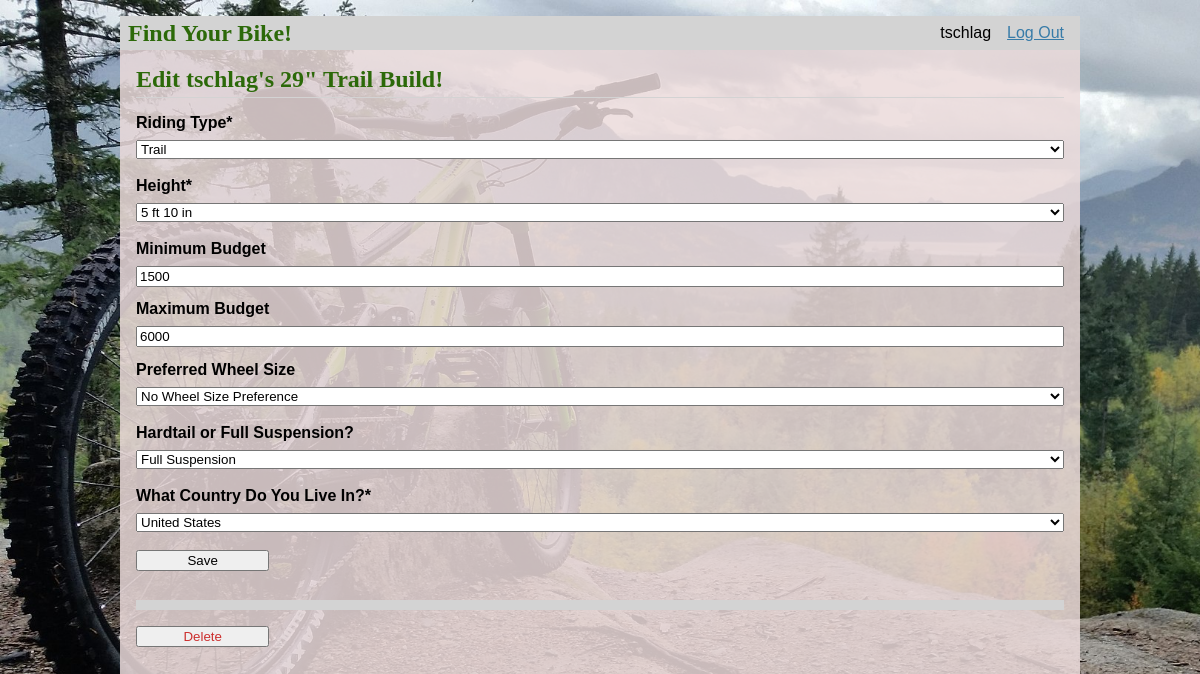
The app's page /9/update (signed in) with its own data.
### tables this page shows
CREATE TABLE user (
  id INTEGER PRIMARY KEY AUTOINCREMENT,
  username TEXT UNIQUE NOT NULL,
  password TEXT NOT NULL
);

CREATE TABLE post (
  id INTEGER PRIMARY KEY AUTOINCREMENT,
  author_id INTEGER NOT NULL,
  created TIMESTAMP NOT NULL DEFAULT CURRENT_TIMESTAMP,
  riding_type TEXT NOT NULL, 
  height TEXT NOT NULL, 
  min_budget TEXT NOT NULL, 
  max_budget TEXT NOT NULL, 
  wheel_size TEXT NOT NULL, 
  rear_sus TEXT NOT NULL, 
  country TEXT NOT NULL,
  pinkbike_url TEXT NOT NULL,
  FOREIGN KEY (author_id) REFERENCES user (id)
);

### flaskr/main_page.py (the view, shortened to what this page needs)
@bp.route('/<int:id>/update', methods=('GET', 'POST'))
@login_required
def update(id):
    post = get_post(id)
    return render_template('main/update.html', post=post)

### flaskr/auth.py (called while the page is built)
@bp.before_app_request
def load_logged_in_user():
    user_id = session.get('user_id')
    if user_id is None:
        g.user = None
    else:
        g.user = get_db().execute(
            'SELECT * FROM user WHERE id = ?', (user_id,)
        ).fetchone()

def login_required(view):
    @functools.wraps(view)
    def wrapped_view(**kwargs):
        if g.user is None:
            return redirect(url_for('auth.login'))
        return view(**kwargs)
    return wrapped_view

### flaskr/db.py (called while the page is built)
def get_db():
    if 'db' not in g:
        g.db = sqlite3.connect(
            current_app.config['DATABASE'],
            detect_types=sqlite3.PARSE_DECLTYPES
        )
        g.db.row_factory = sqlite3.Row
    return g.db

### flaskr/main_page.py (called while the page is built)
def get_post(id, check_author=True):
    post = get_db().execute(
        'SELECT p.id, riding_type, height, min_budget, max_budget, wheel_size, rear_sus, country, pinkbike_url, created, author_id, username'
        ' FROM post p JOIN user u ON p.author_id = u.id'
        ' WHERE p.id = ?',
        (id,)
    ).fetchone()
    if post is None:
        abort(404, f"Post id {id} doesn't exist.")
    if check_author and post['author_id'] != g.user['id']:
        abort(403)
    return post

### flaskr/templates/main/update.html (shortened to what this page needs)
{% extends 'base.html' %}
{% block header %}
  <h1>{% block title %}Edit {{post['username']}}'s {{post['wheel_size']}} {{post['riding_type']}} Build!{% endblock %}</h1>
{% endblock %}
{% block content %}
  <form method="post">
    <label for="riding_type">Riding Type*</label>
    <select id="riding_type" name="riding_type" value="{{ request.form['riding_type'] or post['riding_type'] }}" required>
      <option selected>Trail</option>
    </select>
    <br>
    <label for="height">Height*</label>
    <select name="height" id="height" value="{{ request.form['height'] or post['height'] }}" required>
      <option selected>5 ft 10 in</option>
    </select>
    <br>
    <label for="min_budget">Minimum Budget</label>
    <input name="min_budget" id="min_budget" value="{{ request.form['min_budget'] or post['min_budget'] }}">
    <label for="max_budget">Maximum Budget</label>
    <input name="max_budget" id="max_budget" value="{{ request.form['max_budget'] or post['max_budget'] }}">
    <label for="wheel_size">Preferred Wheel Size</label>
    <select name="wheel_size" id="wheel_size" value="{{ request.form['wheel_size'] or post['wheel_size'] }}">
      <option selected>No Wheel Size Preference</option>
    </select>
    <br>
    <label for="rear_sus">Hardtail or Full Suspension?</label>
    <select name="rear_sus" id="rear_sus" value="{{ request.form['rear_sus'] or post['rear_sus'] }}">
      <option selected>Full Suspension</option>
    </select>
    <br>
    <label for="country">What Country Do You Live In?*</label>
    <select name="country" id="country" value="{{ request.form['country'] or post['country'] }}" required>
      <option selected>United States</option>
    </select>
    <br>
    <input type="submit" value="Save">
  </form>
  <hr>
  <form action="{{ url_for('main_page.delete', id=post['id']) }}" method="post">
    <input class="danger" type="submit" value="Delete" onclick="return confirm('Are you sure you want to delete this build?');">
  </form>
{% endblock %}

### flaskr/templates/base.html (shortened to what this page needs)
<!doctype html>
<link rel="stylesheet" href="{{ url_for('static', filename='style.css') }}">
<nav>
  <h1>Find Your Bike!</h1>
  <ul>
    {% if g.user %}
      <li><span>{{ g.user['username'] }}</span>
      <li><a href="{{ url_for('auth.logout') }}">Log Out</a>
    {% else %}
      <li><a href="{{ url_for('auth.register') }}">Register</a>
      <li><a href="{{ url_for('auth.login') }}">Log In</a>
    {% endif %}
  </ul>
</nav>
<section class="content">
  <header>
    {% block header %}{% endblock %}
  </header>
  {% block content %}{% endblock %}
</section>

### flaskr/static/style.css (style rules this page uses)
h1 { font-family: serif; color: #2c6909; margin: 1rem 0; }
a { color: #377ba8; }
hr { border: none; border-top: 10px solid lightgray; }
nav { background: lightgray; display: flex; align-items: center; padding: 0 0.5rem; }
nav h1 { flex: auto; margin: 0; }
nav ul { display: flex; list-style: none; margin: 0; padding: 0; }
nav ul li a, nav ul li span, header .action { display: block; padding: 0.5rem; }
.content { padding: 0 1rem 1rem; }
.content > header { border-bottom: 1px solid lightgray; display: flex; align-items: flex-end; }
.content > header h1 { flex: auto; margin: 1rem 0 0.25rem 0; }
.content:last-child { margin-bottom: 0; }
.content form { margin: 1em 0; display: flex; flex-direction: column; }
.content label { font-weight: bold; margin-bottom: 0.5em; }
.content input, .content textarea { margin-bottom: 1em; }
input.danger { color: #cc2f2e; }
input[type=submit] { align-self: start; min-width: 10em; }

### records on screen
user: user.username "tschlag", username "tschlag"
post: wheel_size "29\"", riding_type "Trail", height "5 ft 10 in", min_budget "1500", max_budget "6000", wheel_size "No Wheel Size Preference", rear_sus "Full Suspension", country "United States"
